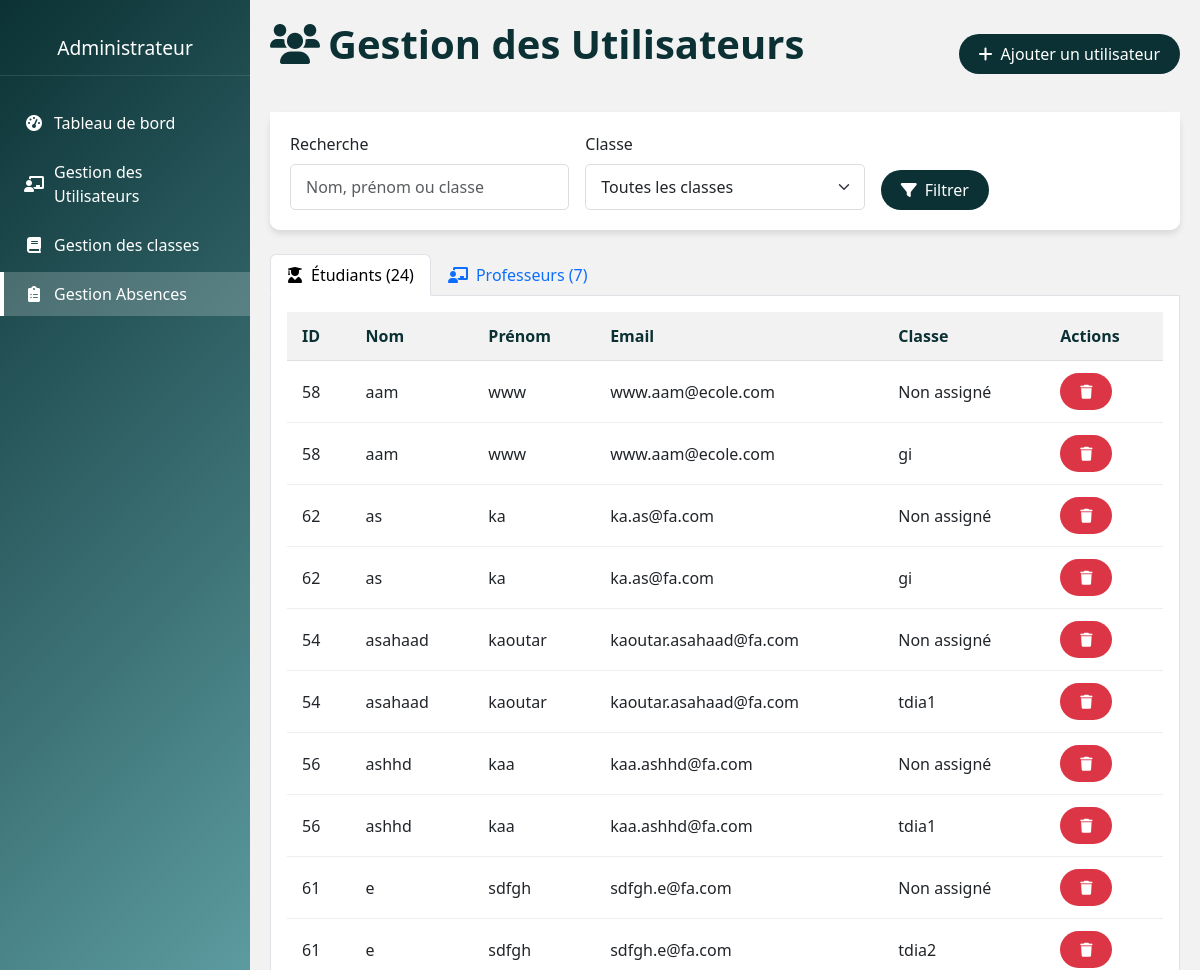
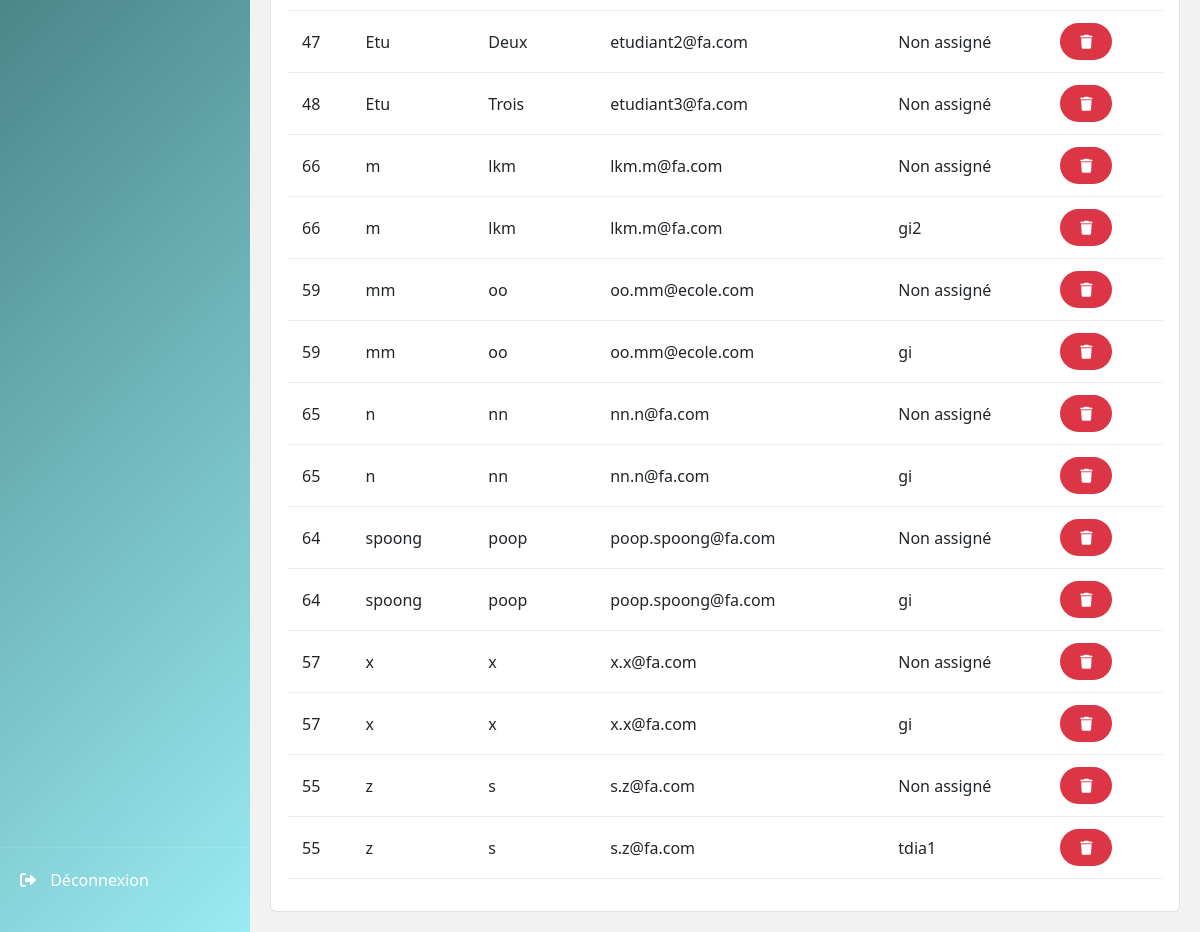
Screenshot of /public/admin/users (signed in) with the database file from the repository (2 pictures, top to bottom).
### tables this page shows
CREATE TABLE `etudiants` (
  `id` int(11) NOT NULL,
  `id_user` int(11) NOT NULL,
  `id_classe` int(11) DEFAULT NULL
);

CREATE TABLE `users` (
  `id` int(11) NOT NULL,
  `nom` varchar(50) NOT NULL,
  `prenom` varchar(50) NOT NULL,
  `email` varchar(100) NOT NULL,
  `mot_de_passe` varchar(255) NOT NULL,
  `role` enum('admin','professeur','etudiant') NOT NULL
);

CREATE TABLE `classes` (
  `id` int(11) NOT NULL,
  `id_salle` int(11) DEFAULT NULL,
  `nom_classe` varchar(50) NOT NULL
);

### app/core/Controller.php (called while the page is built, shortened)
<?php
class Controller {
    public function view($view, $data = []) {
        $viewFile = '../app/views/' . $view . '.php';
        extract($data);
        require_once $viewFile;
    }
}

### app/controllers/Admin/UsersController.php (called while the page is built, shortened)
<?php
require_once __DIR__.'/../../core/Controller.php';
require_once __DIR__.'/../../models/UserModel.php';
class UsersController extends Controller {
    private $userModel;
    public function __construct() {
        $this->userModel = new UserModel();
    }
public function index() {
    $filters = [
        'search' => $_GET['search'] ?? '',
        'classe_id' => $_GET['classe_id'] ?? null
    ];
    $data = [
        'students' => $this->userModel->getStudentsWithClasses($filters),
        'teachers' => $this->userModel->getAllProfessors(),
        'admins' => $this->userModel->getUsersByRole('admin'),
        'classes' => $this->userModel->getAllClasses(),
        'filters' => $filters
    ];
    $this->view('admin/users', $data);
}
}

### app/core/App.php (called while the page is built, shortened)
<?php
class App {
    protected $controller = 'AuthController';
    protected $method = 'login';
    public function __construct() {
        try {
            $url = $this->parseUrl();
            if (isset($url[0]) && $url[0] === 'admin') {
                $controllerName = ucfirst($url[1] ?? 'dashboard') . 'Controller';
                $controllerFile = '../app/controllers/Admin/' . $controllerName . '.php';
                if (file_exists($controllerFile)) {
                    $this->controller = new $controllerName();
                    $this->method = $this->determineMethod($url);
                    unset($url[0], $url[1]);
                } else {
                    throw new Exception("Contrôleur admin {$controllerFile} introuvable");
                }
            }
            $this->params = $url ? array_values($url) : [];
            call_user_func_array([$this->controller, $this->method], $this->params);
        } catch (Exception $e) {
            $this->handleError($e);
        }
    }
    protected function determineMethod($url) {
        return ($_SERVER['REQUEST_METHOD'] === 'POST') ? 'store' : 'index';
    }
    protected function parseUrl() {
    if (isset($_GET['url'])) {
        $url = rtrim($_GET['url'], '/');
        $url = filter_var($url, FILTER_SANITIZE_URL);
        return explode('/', $url);
    }
    return [];
}
}

### public/index.php (called while the page is built, shortened)
<?php
spl_autoload_register(function ($className) {
    $className = str_replace('\\', DIRECTORY_SEPARATOR, $className);
    $directories = [
        __DIR__.'/../app/core/',
        __DIR__.'/../app/controllers/',
        __DIR__.'/../app/models/',
        __DIR__.'/../app/helpers/'
    ];
    foreach ($directories as $dir) {
        $file = $dir.$className.'.php';
        if (file_exists($file)) {
            return;
        }
    }
});
try {
    new App();
} catch (Throwable $e) {
    if (DEBUG) {
        die("Erreur d'initialisation: " . htmlspecialchars($e->getMessage()));
    }
    die("Application indisponible");
}

### app/models/UserModel.php (called while the page is built, shortened)
<?php
class UserModel {
    private $db;
    public function __construct() {
        $this->db = new Database();
    }
public function getStudentsWithClasses($filters = []) {
    $sql = "SELECT u.id, u.nom, u.prenom, u.email, u.role,
                   e.id as etudiant_id,
                   c.id as classe_id,
                   c.nom_classe
            FROM users u
            INNER JOIN etudiants e ON u.id = e.id_user
            LEFT JOIN classes c ON e.id_classe = c.id
            WHERE u.role = 'etudiant'";
    $sql .= " ORDER BY u.nom, u.prenom";
    $this->db->query($sql);
    $students = $this->db->resultSet();
    foreach ($students as $student) {
        if (empty($student->nom_classe)) {
            $student->nom_classe = 'Non assigné';
        }
    }
    return $students;
}
public function getAllProfessors() {
    try {
        $sql = "SELECT u.id, u.nom, u.prenom, u.email, u.role,
                       p.id as professeur_id
                FROM users u
                LEFT JOIN professeurs p ON u.id = p.id_user
                WHERE u.role = 'professeur'
                ORDER BY u.nom";
        $this->db->query($sql);
        $result = $this->db->resultSet();
        return $result;
    } catch (PDOException $e) {
        error_log('Erreur getAllProfessors: ' . $e->getMessage());
        return [];
    }
}
   public function getUsersByRole($role) {
    try {
        if ($role === 'etudiant') {
            $sql = "SELECT u.id, u.nom, u.prenom, u.email, u.role,
                           e.id as etudiant_id, c.id as classe_id, c.nom_classe
                    FROM users u
                    INNER JOIN etudiants e ON u.id = e.id_user
                    LEFT JOIN classes c ON e.id_classe = c.id
                    WHERE u.role = 'etudiant'
                    ORDER BY u.nom";
        } else {
            $sql = "SELECT u.id, u.nom, u.prenom, u.email, u.role
                    FROM users u
                    WHERE u.role = :role
                    ORDER BY u.nom";
        }
        $this->db->query($sql);
        if ($role !== 'etudiant' && $role !== 'professeur') {
            $this->db->bind(':role', $role);
        }
        $result = $this->db->resultSet();
        return $result;
    } catch (PDOException $e) {
        error_log("Erreur getUsersByRole($role): " . $e->getMessage());
        return [];
    }
}
    public function getAllClasses() {
        $this->db->query("SELECT id, nom_classe FROM classes ORDER BY nom_classe");
        return $this->db->resultSet();
    }
}

### app/config/database.php (called while the page is built)
<?php
return [
    'host' => 'localhost',
    'dbname' => 'gestion_absences',
    'username' => 'root',
    'password' => '',
    'charset' => 'utf8mb4'
];

### app/core/Database.php (called while the page is built, shortened)
<?php
class Database {
    private $conn;
    private $stmt;
    public function __construct() {
        $config = require __DIR__.'/../config/database.php';
        try {
            $dsn = "mysql:host={$config['host']};dbname={$config['dbname']};charset={$config['charset']}";
            $this->conn = new PDO($dsn, $config['username'], $config['password']);
            $this->conn->setAttribute(PDO::ATTR_ERRMODE, PDO::ERRMODE_EXCEPTION);
        } catch (PDOException $e) {
            die('Erreur DB: '.$e->getMessage());
        }
    }
    public function query($sql) {
        $this->stmt = $this->conn->prepare($sql);
    }
    public function bind($param, $value, $type = null) {
        if (is_null($type)) {
            switch (true) {
                default: $type = PDO::PARAM_STR;
            }
        }
        $this->stmt->bindValue($param, $value, $type);
    }
    public function resultSet() {
    $this->execute();
    return $this->stmt->fetchAll(PDO::FETCH_OBJ);
    }
    public function execute() {
        return $this->stmt->execute();
    }
}

### app/views/admin/users.php (the view, shortened to what this page needs)
<?php
$students = $students ?? [];
$teachers = $teachers ?? [];
?>
<!DOCTYPE html>
<html lang="fr">
<head>
    <link href="https://cdn.jsdelivr.net/npm/bootstrap@5.3.0/dist/css/bootstrap.min.css" rel="stylesheet">
    <link rel="stylesheet" href="https://cdnjs.cloudflare.com/ajax/libs/font-awesome/6.0.0/css/all.min.css">
    <link rel="stylesheet" href="/gestion_absences22222/public/assets/css/admin/style.css">
</head>
<body>
    <div class="admin-container">
        <div class="sidebar">
            <div class="sidebar-header text-center py-3">
                <h2>Administrateur</h2>
            </div>
            <ul class="sidebar-menu">
                <li><a href="/gestion_absences22222/public/admin/dashboard"><i class="fas fa-tachometer-alt"></i> Tableau de bord</a></li>
                <li><a href="/gestion_absences22222/public/admin/users"><i class="fas fa-chalkboard-teacher"></i> Gestion des Utilisateurs</a></li>
                <li><a href="/gestion_absences22222/public/admin/classes"><i class="fas fa-book"></i> Gestion des classes</a></li>
                <li class="active"><a href="/gestion_absences22222/public/admin/absences"><i class="fas fa-clipboard-list"></i> Gestion Absences</a></li>
            </ul>
          <div class="sidebar-footer">
                <a href="#" class="logout-btn"><i class="fas fa-sign-out-alt"></i> Déconnexion</a>
            </div>
        </div>
        <div class="content">
                <div class="d-flex justify-content-between align-items-center mb-4">
                    <h1 class="page-title">
                        <i class="fas fa-users me-2"></i>Gestion des Utilisateurs
                    </h1>
                    <button class="btn btn-primary" data-bs-toggle="modal" data-bs-target="#addUserModal">
                        <i class="fas fa-plus me-2"></i>Ajouter un utilisateur
                    </button>
                </div>
<div class="card mb-4">
    <div class="card-body">
        <form method="get" action="/gestion_absences22222/public/admin/users" class="row g-3">
            <div class="col-md-4">
                <label for="search" class="form-label">Recherche</label>
                <input type="text" class="form-control" id="search" name="search"
                       value="<?= htmlspecialchars($filters['search'] ?? '') ?>"
                       placeholder="Nom, prénom ou classe">
            </div>
            <div class="col-md-4">
                <label for="classe_id" class="form-label">Classe</label>
                <select class="form-select" id="classe_id" name="classe_id">
                    <option value="">Toutes les classes</option>
                </select>
            </div>
            <div class="col-md-4 d-flex align-items-end">
                <button type="submit" class="btn btn-primary me-2">
                    <i class="fas fa-filter me-2"></i>Filtrer
                </button>
            </div>
        </form>
    </div>
</div>
                <ul class="nav nav-tabs" id="userTabs" role="tablist">
                    <li class="nav-item" role="presentation">
                        <button class="nav-link active" id="students-tab" data-bs-toggle="tab" data-bs-target="#students" type="button" role="tab">
                            <i class="fas fa-user-graduate me-2"></i>Étudiants (<?= count($students) ?>)
                        </button>
                    </li>
                    <li class="nav-item" role="presentation">
                        <button class="nav-link" id="teachers-tab" data-bs-toggle="tab" data-bs-target="#teachers" type="button" role="tab">
                            <i class="fas fa-chalkboard-teacher me-2"></i>Professeurs (<?= count($teachers) ?>)
                        </button>
                </ul>
                <div class="tab-content p-3 border border-top-0 rounded-bottom bg-white">
                    <div class="tab-pane fade show active" id="students" role="tabpanel">
                        <?php if (empty($students)): ?>
                            <div class="alert alert-info">Aucun étudiant enregistré</div>
                        <?php else: ?>
                            <div class="table-responsive">
                               <table class="table table-hover align-middle">
    <thead class="table-light">
        <tr>
            <th>ID</th>
            <th>Nom</th>
            <th>Prénom</th>
            <th>Email</th>
            <th>Classe</th>
            <th>Actions</th>
        </tr>
    </thead>
    <tbody>
        <?php foreach ($students as $student): ?>
        <tr>
            <td><?= htmlspecialchars($student->id) ?></td>
            <td><?= htmlspecialchars($student->nom) ?></td>
            <td><?= htmlspecialchars($student->prenom) ?></td>
            <td><?= htmlspecialchars($student->email) ?></td>
            <td><?= htmlspecialchars($student->nom_classe ?? 'Non assigné') ?></td>
            <td>
    <form method="POST" action="/gestion_absences22222/public/admin/users/delete/<?= $student->id ?>">
        <button type="submit" class="btn btn-sm btn-danger" onclick="return confirm('Êtes-vous sûr ?')">
            <i class="fas fa-trash"></i>
        </button>
    </form>
</td>
        </tr>
        <?php endforeach; ?>
    </tbody>
</table>
                            </div>
                        <?php endif; ?>
                    </div>
</body>
</html>

### public/assets/css/admin/style.css (style rules this page uses)
:root { --primary-color: #0b3134; --secondary-color: #99ECF2; --dark-color: rgba(0, 0, 0, 0.9); --light-color: #fafafa; --accent-color: #ff5722; --white: #ffffff; --gray: rgba(0, 0, 0, 0.6); --light-gray: #f2f2f2; }
body { font-family: 'Segoe UI', Tahoma, Geneva, Verdana, sans-serif; background-color: var(--light-gray); margin: 0; padding: 0; }
.admin-container { display: flex; min-height: 100vh; }
.sidebar { width: 250px; background: linear-gradient(135deg, var(--primary-color), var(--secondary-color)); color: var(--white); padding: 20px 0; display: flex; flex-direction: column; transition: all 0.3s; }
.sidebar-header { padding: 0 20px 20px; text-align: center; border-bottom: 1px solid rgba(255, 255, 255, 0.1); }
.sidebar-header h2 { font-size: 1.2rem; margin: 0; color: var(--white); }
.sidebar-menu { list-style: none; padding: 20px 0; margin: 0; flex-grow: 1; }
.sidebar-menu li { margin: 5px 0; }
.sidebar-menu li a { color: var(--white); text-decoration: none; padding: 10px 20px; display: flex; align-items: center; transition: all 0.3s; border-left: 4px solid transparent; }
.sidebar-menu li a i { margin-right: 10px; width: 20px; text-align: center; color: var(--white); }
.sidebar-menu li.active a { background-color: rgba(255, 255, 255, 0.2); border-left: 4px solid var(--white); }
.sidebar-footer { padding: 20px; border-top: 1px solid rgba(255, 255, 255, 0.1); }
.logout-btn { color: var(--white); text-decoration: none; align-items: center; transition: all 0.3s; }
.logout-btn i { margin-right: 10px; }
.content { padding: 20px; flex-grow: 1; background-color: var(--light-gray); }
.page-title { color: var(--primary-color); margin-bottom: 20px; font-weight: 600; }
.card { border: none; border-radius: 10px; box-shadow: 0 4px 6px rgba(0, 0, 0, 0.1); margin-bottom: 20px; transition: all 0.3s; background-color: var(--white); }
.card-body { padding: 20px; background-color: var(--white); border-radius: 0 0 10px 10px; }
.btn { border-radius: 20px; padding: 8px 20px; font-weight: 500; transition: all 0.3s; border: none; cursor: pointer; }
.btn-primary { background-color: var(--primary-color); color: white; }
.table { width: 100%; border-collapse: collapse; background-color: var(--white); }
.table th { background-color: var(--light-gray); color: var(--primary-color); padding: 12px 15px; text-align: left; font-weight: 600; }
.table td { padding: 12px 15px; border-bottom: 1px solid #eee; vertical-align: middle; }
.form-control, .form-select { border-radius: 5px; padding: 10px 15px; border: 1px solid #ddd; background-color: var(--white); }

### rows the page displays
etudiants: id_user "58", id_user.nom "aam", id_user.prenom "www", id_user.email "www.aam@ecole.com", nom_classe "Non assigné"
etudiants: id_user "58", id_user.nom "aam", id_user.prenom "www", id_user.email "www.aam@ecole.com", id_classe.nom_classe "gi"
etudiants: id_user "62", id_user.nom "as", id_user.prenom "ka", id_user.email "ka.as@fa.com", nom_classe "Non assigné"
etudiants: id_user "62", id_user.nom "as", id_user.prenom "ka", id_user.email "ka.as@fa.com", id_classe.nom_classe "gi"
etudiants: id_user "54", id_user.nom "asahaad", id_user.prenom "kaoutar", id_user.email "kaoutar.asahaad@fa.com", nom_classe "Non assigné"
etudiants: id_user "54", id_user.nom "asahaad", id_user.prenom "kaoutar", id_user.email "kaoutar.asahaad@fa.com", id_classe.nom_classe "tdia1"
etudiants: id_user "56", id_user.nom "ashhd", id_user.prenom "kaa", id_user.email "kaa.ashhd@fa.com", nom_classe "Non assigné"
etudiants: id_user "56", id_user.nom "ashhd", id_user.prenom "kaa", id_user.email "kaa.ashhd@fa.com", id_classe.nom_classe "tdia1"
etudiants: id_user "61", id_user.nom "e", id_user.prenom "sdfgh", id_user.email "sdfgh.e@fa.com", nom_classe "Non assigné"
etudiants: id_user "61", id_user.nom "e", id_user.prenom "sdfgh", id_user.email "sdfgh.e@fa.com", id_classe.nom_classe "tdia2"
etudiants: id_user "47", id_user.nom "Etu", id_user.prenom "Deux", id_user.email "etudiant2@fa.com", nom_classe "Non assigné"
etudiants: id_user "48", id_user.nom "Etu", id_user.prenom "Trois", id_user.email "etudiant3@fa.com", nom_classe "Non assigné"
etudiants: id_user "66", id_user.nom "m", id_user.prenom "lkm", id_user.email "lkm.m@fa.com", nom_classe "Non assigné"
etudiants: id_user "66", id_user.nom "m", id_user.prenom "lkm", id_user.email "lkm.m@fa.com", id_classe.nom_classe "gi2"
etudiants: id_user "59", id_user.nom "mm", id_user.prenom "oo", id_user.email "oo.mm@ecole.com", nom_classe "Non assigné"
etudiants: id_user "59", id_user.nom "mm", id_user.prenom "oo", id_user.email "oo.mm@ecole.com", id_classe.nom_classe "gi"
etudiants: id_user "65", id_user.nom "n", id_user.prenom "nn", id_user.email "nn.n@fa.com", nom_classe "Non assigné"
etudiants: id_user "65", id_user.nom "n", id_user.prenom "nn", id_user.email "nn.n@fa.com", id_classe.nom_classe "gi"
etudiants: id_user "64", id_user.nom "spoong", id_user.prenom "poop", id_user.email "poop.spoong@fa.com", nom_classe "Non assigné"
etudiants: id_user "64", id_user.nom "spoong", id_user.prenom "poop", id_user.email "poop.spoong@fa.com", id_classe.nom_classe "gi"
etudiants: id_user "57", id_user.nom "x", id_user.prenom "x", id_user.email "x.x@fa.com", nom_classe "Non assigné"
etudiants: id_user "57", id_user.nom "x", id_user.prenom "x", id_user.email "x.x@fa.com", id_classe.nom_classe "gi"
etudiants: id_user "55", id_user.nom "z", id_user.prenom "s", id_user.email "s.z@fa.com", nom_classe "Non assigné"
etudiants: id_user "55", id_user.nom "z", id_user.prenom "s", id_user.email "s.z@fa.com", id_classe.nom_classe "tdia1"

### other values shown
count($students) "24"
count($teachers) "7"
